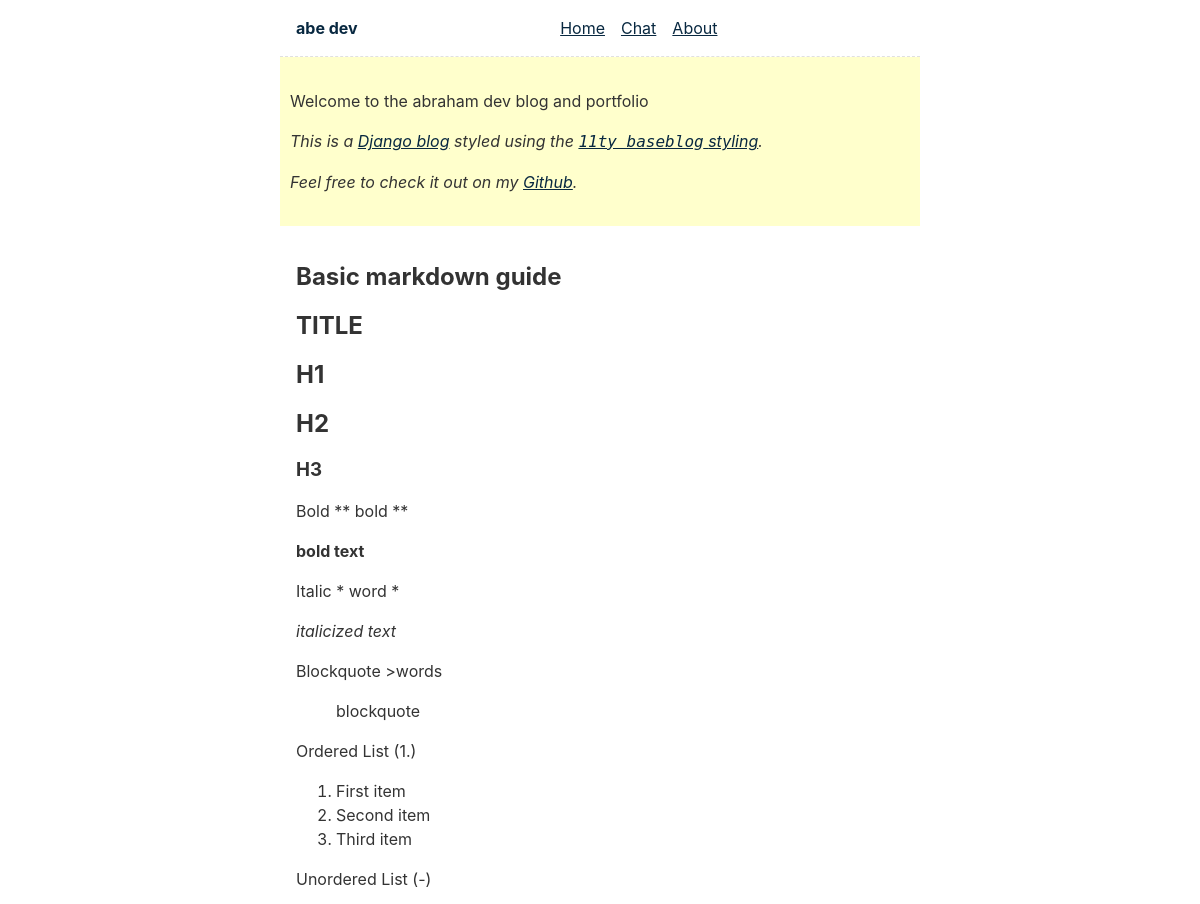
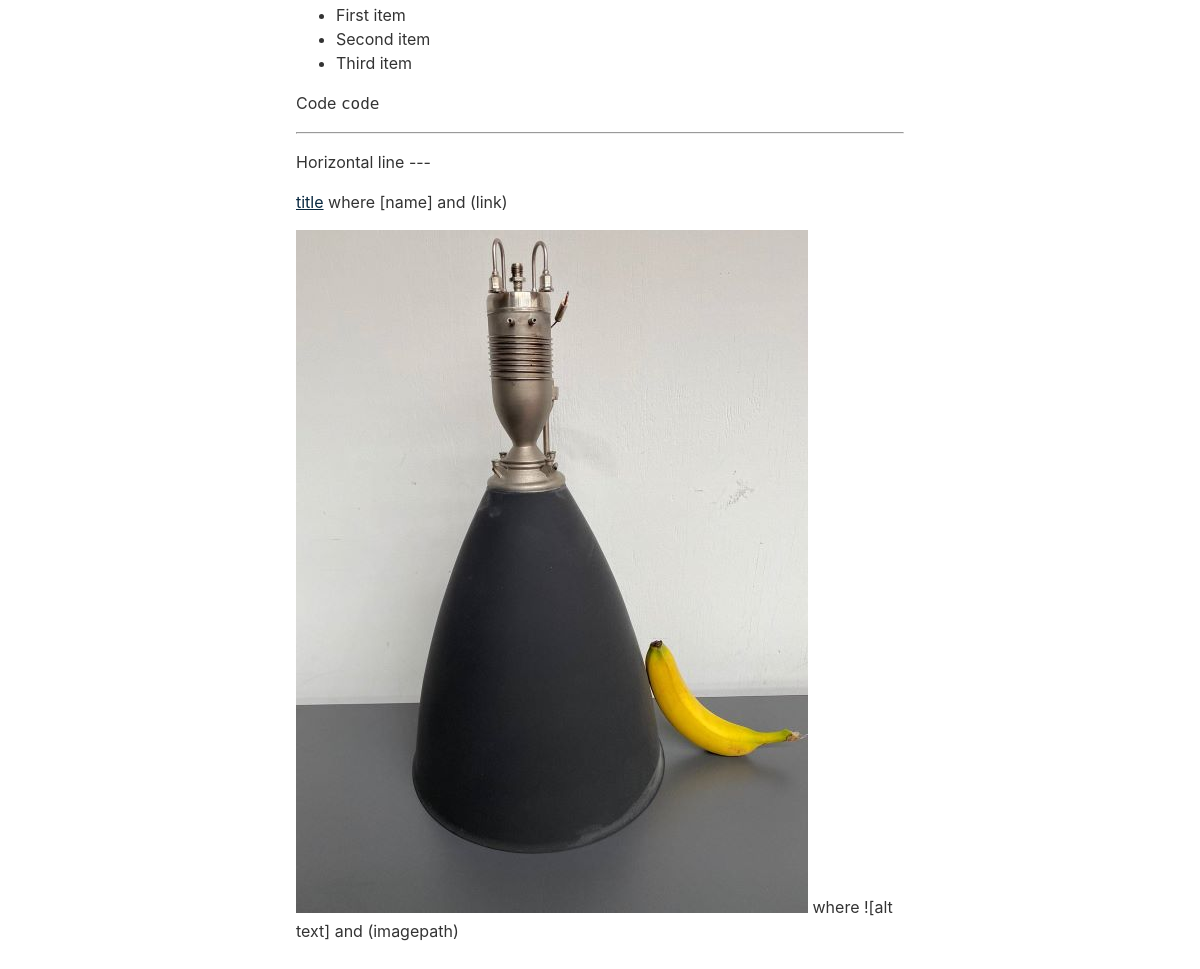
/basic-md/, run on the app's committed database (2 pictures, top to bottom).
### blog/models.py (models this page shows)
class Post(models.Model):
    title = models.CharField(max_length=255)
    slug = models.SlugField()
    intro = models.TextField()
    body = MarkdownxField()
    created_at = models.DateTimeField(auto_now_add=True)
    class Meta:
        ordering = ('-created_at',)

### blog/views.py (the view)
# urls.py: path("<slug:slug>/", posts, name='post'),
def posts(request, slug):
    post = get_object_or_404(Post, slug=slug)
    return render(request, "blog/post.html", {'post': post})

### blog/templates/blog/post.html (shortened to what this page needs)
{% extends 'blog/base.html' %}
{% load markdownify %}
{% block content %}
    <div class="container animate">
        <article class="post" aria-label="Post">
            <div class="post__content">
                <div>
                    <h2 class="article__title">
                        <h1>{{ post.title }}</h1>
                    </h2>
                    <p>
                        {{ post.body|markdownify|safe }}
                    </p>
                </div>
            </div>
        </article>
    </div>
{% endblock %}

### blog/static/styles/main.css (style rules this page uses)
:root { --font-family: -apple-system, system-ui, sans-serif; --font-family-monospace: Consolas, Menlo, Monaco, Andale Mono WT, Andale Mono, Lucida Console, Lucida Sans Typewriter, DejaVu Sans Mono, Bitstream Vera Sans Mono, Liberation Mono, Nimbus Mono L, Courier New, Courier, monospace; }
:root { --color-gray-20: #e0e0e0; --color-gray-50: #C0C0C0; --color-gray-90: #333; --background-color: #fff; --text-color: var(--color-gray-90); --text-color-link: #082840; --text-color-link-active: #5f2b48; --text-color-link-visited: #17050F; --syntax-tab-size: 2; }
* { box-sizing: border-box; }
html, body { padding: 0; margin: 0 auto; font-family: var(--font-family); color: var(--text-color); background-color: var(--background-color); }
html { overflow-y: scroll; }
body { max-width: 40em; }
p:last-child { margin-bottom: 0; }
p { line-height: 1.5; }
li { line-height: 1.5; }
a[href] { color: var(--text-color-link); }
main :first-child { margin-top: 0; }
pre, code { font-family: var(--font-family-monospace); }
code { word-break: break-all; }

### data on the page
Post: title "Basic markdown guide", body "TITLE H1 H2 H3 Bold ** bold ** bold text Italic * word * italicized text Blockquote >words blockquote Ordered List (1.) First item Second item Third item Unordered List (-) First item Second item Third item Code code Horizontal line --- title where [name] and (link) where ![alt text] and (imagepath)", body (picture)
